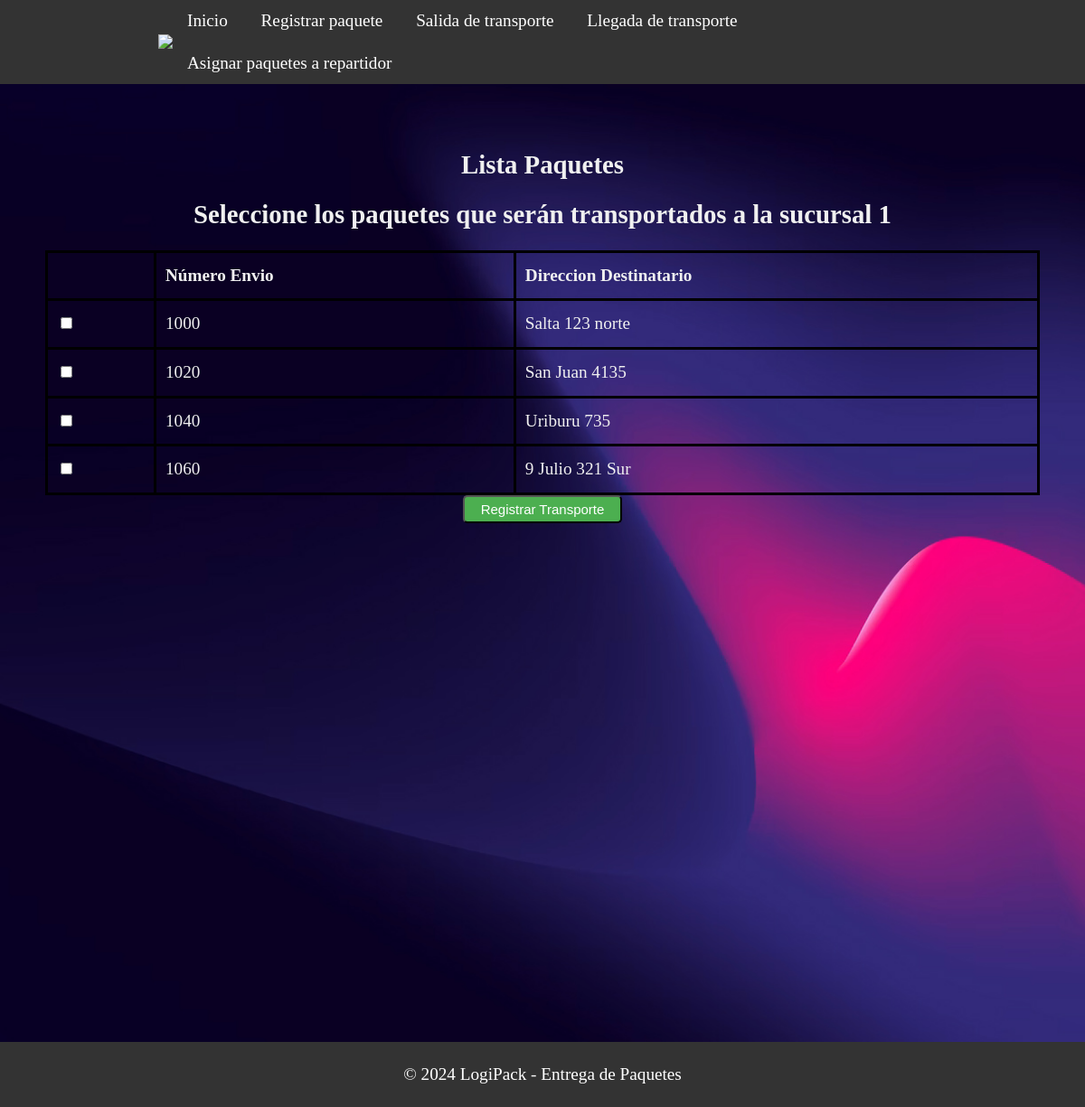
/seleccionar_paquetes/1, run on an earlier commit of the app's database.
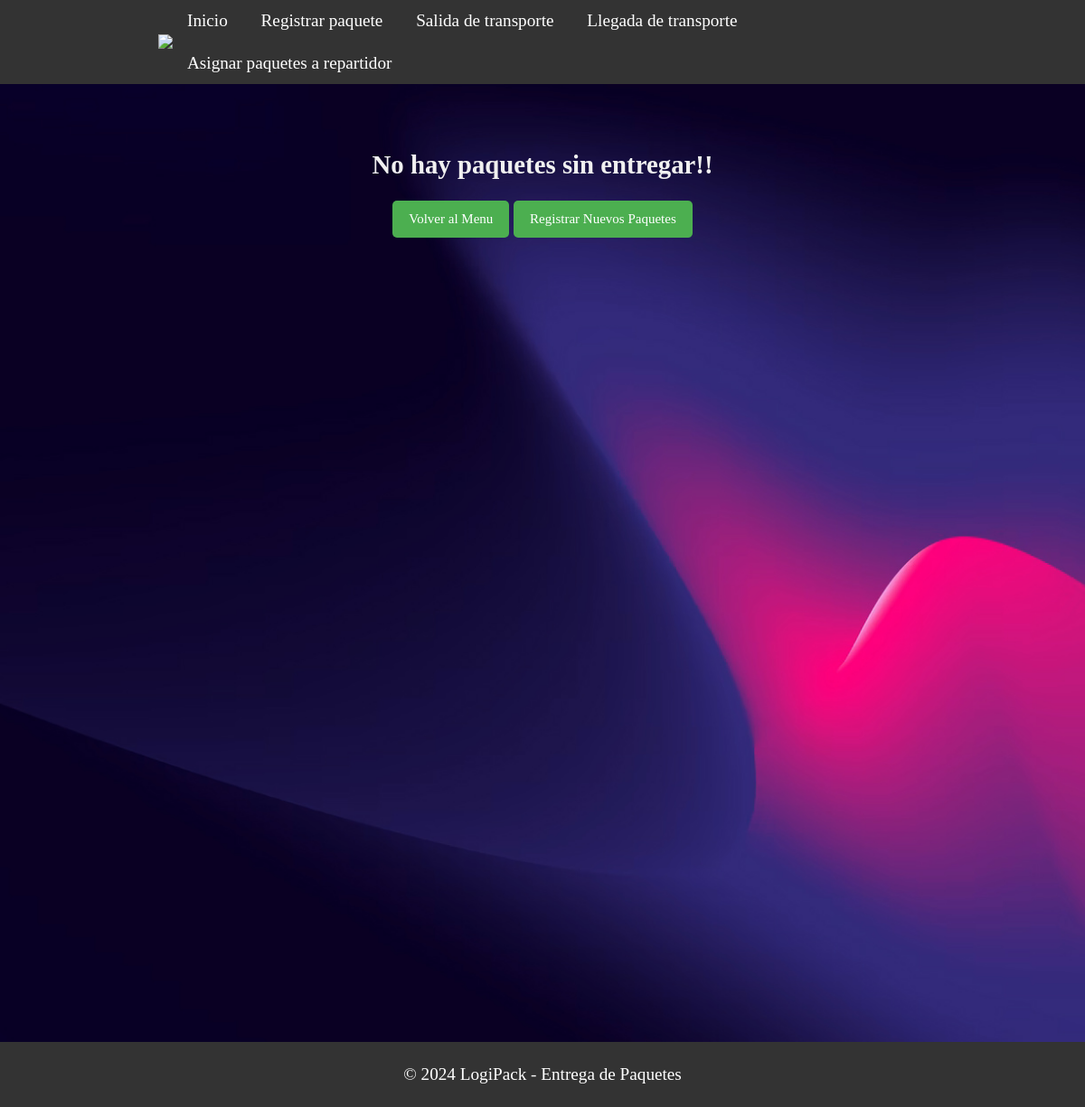
And on a later commit of the database.
### models.py (models this page shows)
class Paquete(db.Model):
    __tablename__ = 'paquete'
    id = db.Column(db.Integer,primary_key=True)
    numeroenvio = db.Column(db.String(20),unique=True,nullable=False)
    peso = db.Column(db.String(80),nullable=False)
    nomdestinatario = db.Column(db.String(80),nullable=False)
    dirdestinatario = db.Column(db.String(80),nullable=False)
    entregado =  db.Column(db.String(80),nullable=False)
    observaciones =  db.Column(db.String(80),nullable=False)
    idsucursal= db.Column(db.Integer,db.ForeignKey('sucursal.id'))
    idtransporte= db.Column(db.Integer,db.ForeignKey('transporte.id'))
    idrepartidor= db.Column(db.Integer,db.ForeignKey('repartidor.id'))

### app.py (the view)
@app.route('/seleccionar_paquetes/<int:sucursal_id>')
def seleccionar_paquetes(sucursal_id):
    paquetes = Paquete.query.filter_by(entregado=False, idrepartidor=0).all() #Busca los paquetes que no fueron entregados o que no tiene repartidores asignados
    return render_template('despachanteListaPaquetes.html', paquetes=paquetes, sucursal_id=sucursal_id)

### templates/despachanteListaPaquetes.html (shortened to what this page needs)
<!DOCTYPE html>
<html>
<head>
    <link rel="stylesheet" type="text/css" href="{{ url_for('static', filename='css/style_sucursales.css') }}">
</head>
<body>
<header class="header">
    <div class="container logo-container">
        <a href="#" class="logo"><img src="{{ url_for('static', filename='img/logo.jpg') }}"></a>
        <nav class="menu">
            <ul>
                <li><a href="{{ url_for('saludo') }}">Inicio</a></li>
                <li><a href="{{ url_for('despachante_registrar_paquete',sucursal_id=sucursal_id) }}">Registrar paquete</a></li>
                <li><a href="{{ url_for('salidaTransporte',sucursal_id=sucursal_id) }}">Salida de transporte</a></li>
                <li><a href="{{ url_for('seleccionar_transporte', sucursal_id=sucursal_id) }}">Llegada de transporte</a></li>
                <li><a href="{{ url_for('seleccionar_repartidor', sucursal_id=sucursal_id) }}">Asignar paquetes a repartidor</a></li>
            </ul>
        </nav>
    </div>
</header>
<section class="section-principal">
    <div class="containerSucursal">
        {% if paquetes %}
            <h1>Lista Paquetes</h1>
            <h2>Seleccione los paquetes que serán transportados a la sucursal  {{sucursal_id}}</h2>
            <form action="{{ url_for('registrar_paquete_transporte') }}" method="POST">
                <table>
                    <thead>
                        <tr>
                            <th></th>
                            <th>Número Envio</th>
                            <th>Direccion Destinatario</th>
                        </tr>
                    </thead>
                    <tbody>
                        {% for paquete in paquetes %}
                            <tr>
                                <td>
                                    <input type="checkbox" name="paquetes" value="{{ paquete.numeroenvio }}">
                                </td>
                                <td>{{ paquete.numeroenvio }}</td>
                                <td>{{ paquete.dirdestinatario }}</td>
                            </tr>
                        {% endfor %}
                    </tbody>
                </table>
                <button type="submit" class="sesion">Registrar Transporte</button>
            </form>
        {% else %}
            <h1>No hay paquetes sin entregar!!</h1>
            <a class="sesion" href="{{ url_for('principalDespachante',sucursal_id=sucursal_id) }}">Volver al Menu</a>
            <a class= "sesion" href="{{ url_for('despachante_registrar_paquete',sucursal_id=sucursal_id) }}">Registrar Nuevos Paquetes</a>
        {% endif %}
    </div>
</section>
<footer>
    <div class="container">
        <p>&copy; 2024 LogiPack - Entrega de Paquetes</p>
    </div>
</footer>
</body>
</html>

What changed in the data, as far as the page shows it:
no longer on this page (row edited): Paquete: numeroenvio "1000", dirdestinatario "Salta 123 norte"
no longer on this page (row edited): Paquete: numeroenvio "1020", dirdestinatario "San Juan 4135"
no longer on this page (row edited): Paquete: numeroenvio "1040", dirdestinatario "Uriburu 735"
no longer on this page (row edited): Paquete: numeroenvio "1060", dirdestinatario "9 Julio 321 Sur"
Also different on the page:
{{ sucursal_id }}: "1" → (not shown)
text no longer shown: "Lista Paquetes Seleccione los paquetes que serán transportados a la sucursal Número Envio Direccion Destinatario Registrar Transporte"
text now shown: "No hay paquetes sin entregar!! Volver al Menu Registrar Nuevos Paquetes"
